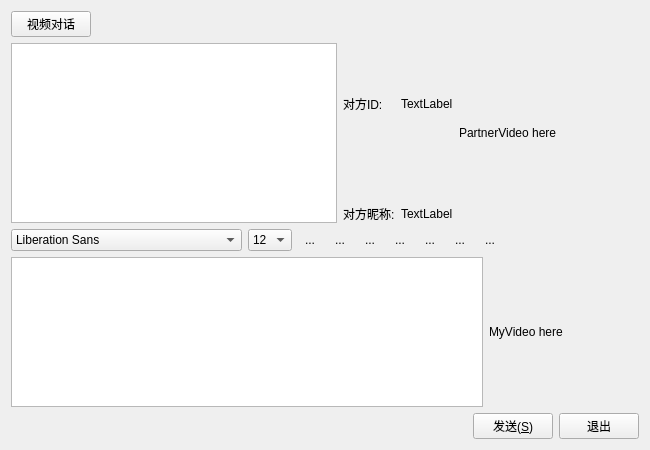
<?xml version="1.0" encoding="UTF-8"?>
<ui version="4.0">
 <class>Widget_p2p</class>
 <widget class="QWidget" name="Widget_p2p">
  <property name="geometry">
   <rect>
    <x>0</x>
    <y>0</y>
    <width>650</width>
    <height>450</height>
   </rect>
  </property>
  <property name="minimumSize">
   <size>
    <width>650</width>
    <height>450</height>
   </size>
  </property>
  <property name="maximumSize">
   <size>
    <width>650</width>
    <height>450</height>
   </size>
  </property>
  <property name="windowTitle">
   <string>聊天窗口</string>
  </property>
  <layout class="QGridLayout" name="gridLayout">
   <item row="1" column="0">
    <layout class="QHBoxLayout" name="horizontalLayout">
     <item>
      <widget class="QTextBrowser" name="messageBrowser">
       <property name="sizePolicy">
        <sizepolicy hsizetype="MinimumExpanding" vsizetype="Fixed">
         <horstretch>0</horstretch>
         <verstretch>0</verstretch>
        </sizepolicy>
       </property>
       <property name="minimumSize">
        <size>
         <width>0</width>
         <height>180</height>
        </size>
       </property>
       <property name="maximumSize">
        <size>
         <width>16777215</width>
         <height>180</height>
        </size>
       </property>
      </widget>
     </item>
     <item>
      <layout class="QFormLayout" name="formLayout">
       <property name="fieldGrowthPolicy">
        <enum>QFormLayout::AllNonFixedFieldsGrow</enum>
       </property>
       <item row="1" column="1">
        <widget class="QLabel" name="id">
         <property name="text">
          <string>TextLabel</string>
         </property>
        </widget>
       </item>
       <item row="2" column="0">
        <spacer name="verticalSpacer">
         <property name="orientation">
          <enum>Qt::Vertical</enum>
         </property>
         <property name="sizeHint" stdset="0">
          <size>
           <width>20</width>
           <height>80</height>
          </size>
         </property>
        </spacer>
       </item>
       <item row="2" column="1">
        <spacer name="verticalSpacer_2">
         <property name="orientation">
          <enum>Qt::Vertical</enum>
         </property>
         <property name="sizeHint" stdset="0">
          <size>
           <width>20</width>
           <height>80</height>
          </size>
         </property>
        </spacer>
       </item>
       <item row="3" column="0">
        <widget class="QLabel" name="label_2">
         <property name="sizePolicy">
          <sizepolicy hsizetype="Fixed" vsizetype="Preferred">
           <horstretch>0</horstretch>
           <verstretch>0</verstretch>
          </sizepolicy>
         </property>
         <property name="text">
          <string>对方昵称:</string>
         </property>
        </widget>
       </item>
       <item row="3" column="1">
        <widget class="QLabel" name="nickname">
         <property name="text">
          <string>TextLabel</string>
         </property>
        </widget>
       </item>
       <item row="1" column="0">
        <widget class="QLabel" name="label">
         <property name="sizePolicy">
          <sizepolicy hsizetype="Fixed" vsizetype="Preferred">
           <horstretch>0</horstretch>
           <verstretch>0</verstretch>
          </sizepolicy>
         </property>
         <property name="text">
          <string>对方ID:</string>
         </property>
        </widget>
       </item>
       <item row="0" column="0">
        <spacer name="verticalSpacer_3">
         <property name="orientation">
          <enum>Qt::Vertical</enum>
         </property>
         <property name="sizeHint" stdset="0">
          <size>
           <width>20</width>
           <height>40</height>
          </size>
         </property>
        </spacer>
       </item>
       <item row="0" column="1">
        <spacer name="verticalSpacer_4">
         <property name="orientation">
          <enum>Qt::Vertical</enum>
         </property>
         <property name="sizeHint" stdset="0">
          <size>
           <width>20</width>
           <height>40</height>
          </size>
         </property>
        </spacer>
       </item>
      </layout>
     </item>
     <item>
      <widget class="VideoLabel" name="PartnerVideo">
       <property name="minimumSize">
        <size>
         <width>180</width>
         <height>180</height>
        </size>
       </property>
       <property name="maximumSize">
        <size>
         <width>180</width>
         <height>180</height>
        </size>
       </property>
       <property name="text">
        <string>PartnerVideo here</string>
       </property>
      </widget>
     </item>
    </layout>
   </item>
   <item row="2" column="0">
    <layout class="QHBoxLayout" name="horizontalLayout_2">
     <item>
      <widget class="QFontComboBox" name="fontComboBox">
       <property name="enabled">
        <bool>true</bool>
       </property>
       <property name="sizePolicy">
        <sizepolicy hsizetype="Fixed" vsizetype="Fixed">
         <horstretch>0</horstretch>
         <verstretch>0</verstretch>
        </sizepolicy>
       </property>
       <property name="editable">
        <bool>false</bool>
       </property>
      </widget>
     </item>
     <item>
      <widget class="QComboBox" name="sizeComboBox">
       <property name="sizePolicy">
        <sizepolicy hsizetype="Fixed" vsizetype="Fixed">
         <horstretch>0</horstretch>
         <verstretch>0</verstretch>
        </sizepolicy>
       </property>
       <property name="currentIndex">
        <number>3</number>
       </property>
       <item>
        <property name="text">
         <string>9</string>
        </property>
       </item>
       <item>
        <property name="text">
         <string>10</string>
        </property>
       </item>
       <item>
        <property name="text">
         <string>11</string>
        </property>
       </item>
       <item>
        <property name="text">
         <string>12</string>
        </property>
       </item>
       <item>
        <property name="text">
         <string>13</string>
        </property>
       </item>
       <item>
        <property name="text">
         <string>14</string>
        </property>
       </item>
       <item>
        <property name="text">
         <string>15</string>
        </property>
       </item>
       <item>
        <property name="text">
         <string>16</string>
        </property>
       </item>
       <item>
        <property name="text">
         <string>17</string>
        </property>
       </item>
       <item>
        <property name="text">
         <string>18</string>
        </property>
       </item>
       <item>
        <property name="text">
         <string>19</string>
        </property>
       </item>
       <item>
        <property name="text">
         <string>20</string>
        </property>
       </item>
       <item>
        <property name="text">
         <string>21</string>
        </property>
       </item>
       <item>
        <property name="text">
         <string>22</string>
        </property>
       </item>
      </widget>
     </item>
     <item>
      <widget class="QToolButton" name="boldToolBtn">
       <property name="toolTip">
        <string>加粗</string>
       </property>
       <property name="text">
        <string>...</string>
       </property>
       <property name="icon">
        <iconset resource="IconSources.qrc">
         <normaloff>:/new/icon/images/bold.png</normaloff>:/new/icon/images/bold.png</iconset>
       </property>
       <property name="iconSize">
        <size>
         <width>22</width>
         <height>22</height>
        </size>
       </property>
       <property name="checkable">
        <bool>true</bool>
       </property>
       <property name="autoRaise">
        <bool>true</bool>
       </property>
      </widget>
     </item>
     <item>
      <widget class="QToolButton" name="italicToolBtn">
       <property name="toolTip">
        <string>倾斜</string>
       </property>
       <property name="text">
        <string>...</string>
       </property>
       <property name="icon">
        <iconset resource="IconSources.qrc">
         <normaloff>:/new/icon/images/italic.png</normaloff>:/new/icon/images/italic.png</iconset>
       </property>
       <property name="iconSize">
        <size>
         <width>22</width>
         <height>22</height>
        </size>
       </property>
       <property name="checkable">
        <bool>true</bool>
       </property>
       <property name="autoRaise">
        <bool>true</bool>
       </property>
      </widget>
     </item>
     <item>
      <widget class="QToolButton" name="underlineToolBtn">
       <property name="toolTip">
        <string>下划线</string>
       </property>
       <property name="text">
        <string>...</string>
       </property>
       <property name="icon">
        <iconset resource="IconSources.qrc">
         <normaloff>:/new/icon/images/under.png</normaloff>:/new/icon/images/under.png</iconset>
       </property>
       <property name="iconSize">
        <size>
         <width>22</width>
         <height>22</height>
        </size>
       </property>
       <property name="checkable">
        <bool>true</bool>
       </property>
       <property name="autoRaise">
        <bool>true</bool>
       </property>
      </widget>
     </item>
     <item>
      <widget class="QToolButton" name="colorToolBtn">
       <property name="toolTip">
        <string>更改字体颜色</string>
       </property>
       <property name="text">
        <string>...</string>
       </property>
       <property name="icon">
        <iconset resource="IconSources.qrc">
         <normaloff>:/new/icon/images/color.png</normaloff>:/new/icon/images/color.png</iconset>
       </property>
       <property name="iconSize">
        <size>
         <width>22</width>
         <height>22</height>
        </size>
       </property>
       <property name="autoRaise">
        <bool>true</bool>
       </property>
      </widget>
     </item>
     <item>
      <widget class="QToolButton" name="sendToolBtn">
       <property name="toolTip">
        <string>传输文件</string>
       </property>
       <property name="text">
        <string>...</string>
       </property>
       <property name="icon">
        <iconset resource="IconSources.qrc">
         <normaloff>:/new/icon/images/send.png</normaloff>:/new/icon/images/send.png</iconset>
       </property>
       <property name="iconSize">
        <size>
         <width>22</width>
         <height>22</height>
        </size>
       </property>
       <property name="autoRaise">
        <bool>true</bool>
       </property>
      </widget>
     </item>
     <item>
      <widget class="QToolButton" name="saveToolBtn">
       <property name="toolTip">
        <string>保存聊天记录</string>
       </property>
       <property name="text">
        <string>...</string>
       </property>
       <property name="icon">
        <iconset resource="IconSources.qrc">
         <normaloff>:/new/icon/images/save.png</normaloff>:/new/icon/images/save.png</iconset>
       </property>
       <property name="iconSize">
        <size>
         <width>22</width>
         <height>22</height>
        </size>
       </property>
       <property name="autoRaise">
        <bool>true</bool>
       </property>
      </widget>
     </item>
     <item>
      <widget class="QToolButton" name="clearToolBtn">
       <property name="toolTip">
        <string>清空聊天记录</string>
       </property>
       <property name="text">
        <string>...</string>
       </property>
       <property name="icon">
        <iconset resource="IconSources.qrc">
         <normaloff>:/new/icon/images/clear.png</normaloff>:/new/icon/images/clear.png</iconset>
       </property>
       <property name="iconSize">
        <size>
         <width>22</width>
         <height>22</height>
        </size>
       </property>
       <property name="autoRaise">
        <bool>true</bool>
       </property>
      </widget>
     </item>
     <item>
      <spacer name="horizontalSpacer">
       <property name="orientation">
        <enum>Qt::Horizontal</enum>
       </property>
       <property name="sizeHint" stdset="0">
        <size>
         <width>40</width>
         <height>20</height>
        </size>
       </property>
      </spacer>
     </item>
    </layout>
   </item>
   <item row="3" column="0">
    <layout class="QHBoxLayout" name="horizontalLayout_4">
     <item>
      <widget class="QTextEdit" name="messageTextEdit">
       <property name="sizePolicy">
        <sizepolicy hsizetype="MinimumExpanding" vsizetype="Fixed">
         <horstretch>0</horstretch>
         <verstretch>0</verstretch>
        </sizepolicy>
       </property>
       <property name="minimumSize">
        <size>
         <width>0</width>
         <height>150</height>
        </size>
       </property>
       <property name="maximumSize">
        <size>
         <width>16777215</width>
         <height>150</height>
        </size>
       </property>
       <property name="autoFormatting">
        <set>QTextEdit::AutoNone</set>
       </property>
       <property name="undoRedoEnabled">
        <bool>false</bool>
       </property>
       <property name="lineWrapMode">
        <enum>QTextEdit::WidgetWidth</enum>
       </property>
      </widget>
     </item>
     <item>
      <widget class="VideoLabel" name="MyVideo">
       <property name="sizePolicy">
        <sizepolicy hsizetype="Preferred" vsizetype="Preferred">
         <horstretch>0</horstretch>
         <verstretch>0</verstretch>
        </sizepolicy>
       </property>
       <property name="minimumSize">
        <size>
         <width>150</width>
         <height>150</height>
        </size>
       </property>
       <property name="maximumSize">
        <size>
         <width>150</width>
         <height>150</height>
        </size>
       </property>
       <property name="text">
        <string>MyVideo here</string>
       </property>
      </widget>
     </item>
    </layout>
   </item>
   <item row="4" column="0">
    <layout class="QHBoxLayout" name="horizontalLayout_3">
     <item>
      <spacer name="horizontalSpacer_2">
       <property name="orientation">
        <enum>Qt::Horizontal</enum>
       </property>
       <property name="sizeHint" stdset="0">
        <size>
         <width>40</width>
         <height>20</height>
        </size>
       </property>
      </spacer>
     </item>
     <item>
      <widget class="QPushButton" name="sendButton">
       <property name="sizePolicy">
        <sizepolicy hsizetype="Fixed" vsizetype="Fixed">
         <horstretch>0</horstretch>
         <verstretch>0</verstretch>
        </sizepolicy>
       </property>
       <property name="text">
        <string>发送(&amp;S)</string>
       </property>
      </widget>
     </item>
     <item>
      <widget class="QPushButton" name="exitButton">
       <property name="sizePolicy">
        <sizepolicy hsizetype="Fixed" vsizetype="Fixed">
         <horstretch>0</horstretch>
         <verstretch>0</verstretch>
        </sizepolicy>
       </property>
       <property name="text">
        <string>退出</string>
       </property>
      </widget>
     </item>
    </layout>
   </item>
   <item row="0" column="0">
    <widget class="QPushButton" name="OpenVideoButton">
     <property name="sizePolicy">
      <sizepolicy hsizetype="Fixed" vsizetype="Fixed">
       <horstretch>0</horstretch>
       <verstretch>0</verstretch>
      </sizepolicy>
     </property>
     <property name="text">
      <string>视频对话</string>
     </property>
    </widget>
   </item>
  </layout>
  <zorder>messageBrowser</zorder>
  <zorder>fontComboBox</zorder>
  <zorder>messageTextEdit</zorder>
  <zorder>PartnerVideo</zorder>
  <zorder></zorder>
  <zorder>exitButton</zorder>
  <zorder>sendButton</zorder>
  <zorder>sizeComboBox</zorder>
  <zorder>boldToolBtn</zorder>
  <zorder>label_2</zorder>
  <zorder>italicToolBtn</zorder>
  <zorder>underlineToolBtn</zorder>
  <zorder>nickname</zorder>
  <zorder>colorToolBtn</zorder>
  <zorder>sendToolBtn</zorder>
  <zorder>saveToolBtn</zorder>
  <zorder>clearToolBtn</zorder>
  <zorder>MyVideo</zorder>
  <zorder></zorder>
  <zorder>sendButton</zorder>
  <zorder></zorder>
  <zorder></zorder>
  <zorder>OpenVideoButton</zorder>
 </widget>
 <layoutdefault spacing="6" margin="11"/>
 <customwidgets>
  <customwidget>
   <class>VideoLabel</class>
   <extends>QLabel</extends>
   <header>videolabel.h</header>
  </customwidget>
 </customwidgets>
 <resources>
  <include location="IconSources.qrc"/>
 </resources>
 <connections/>
</ui>
